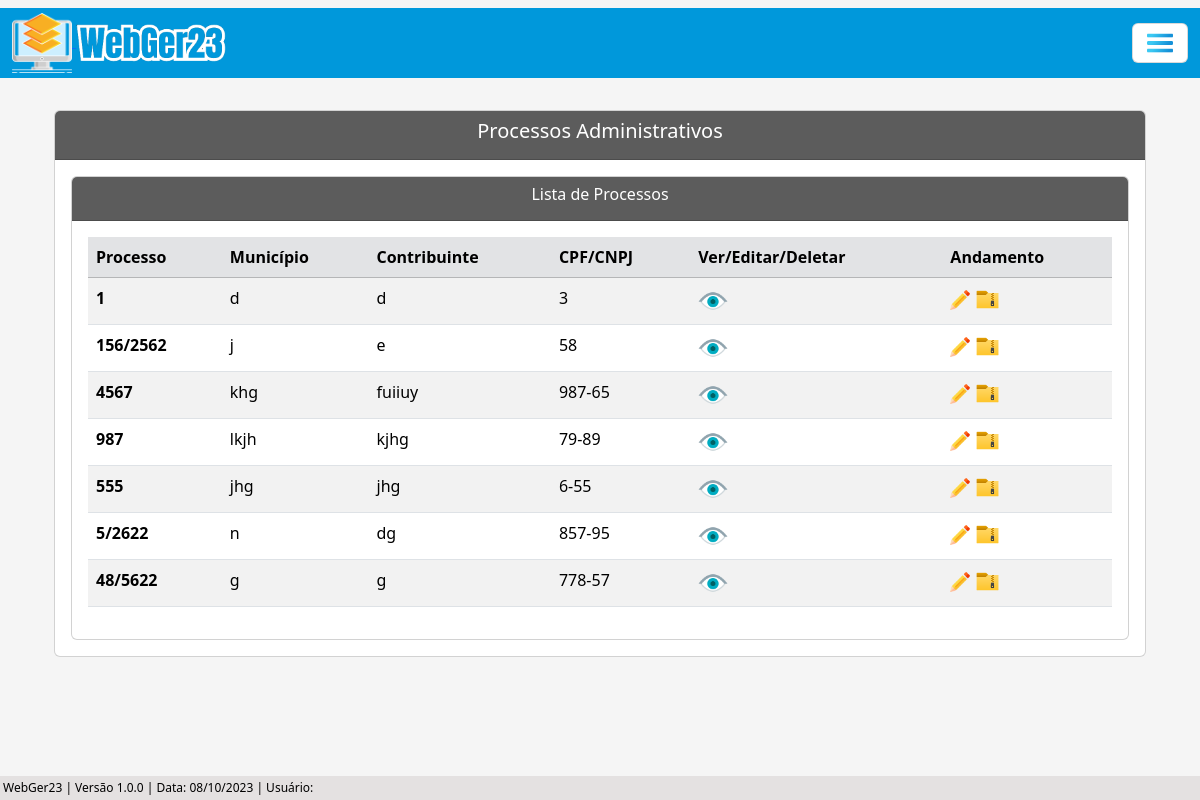
Page /listar/processo-adm/ on the earlier database version.
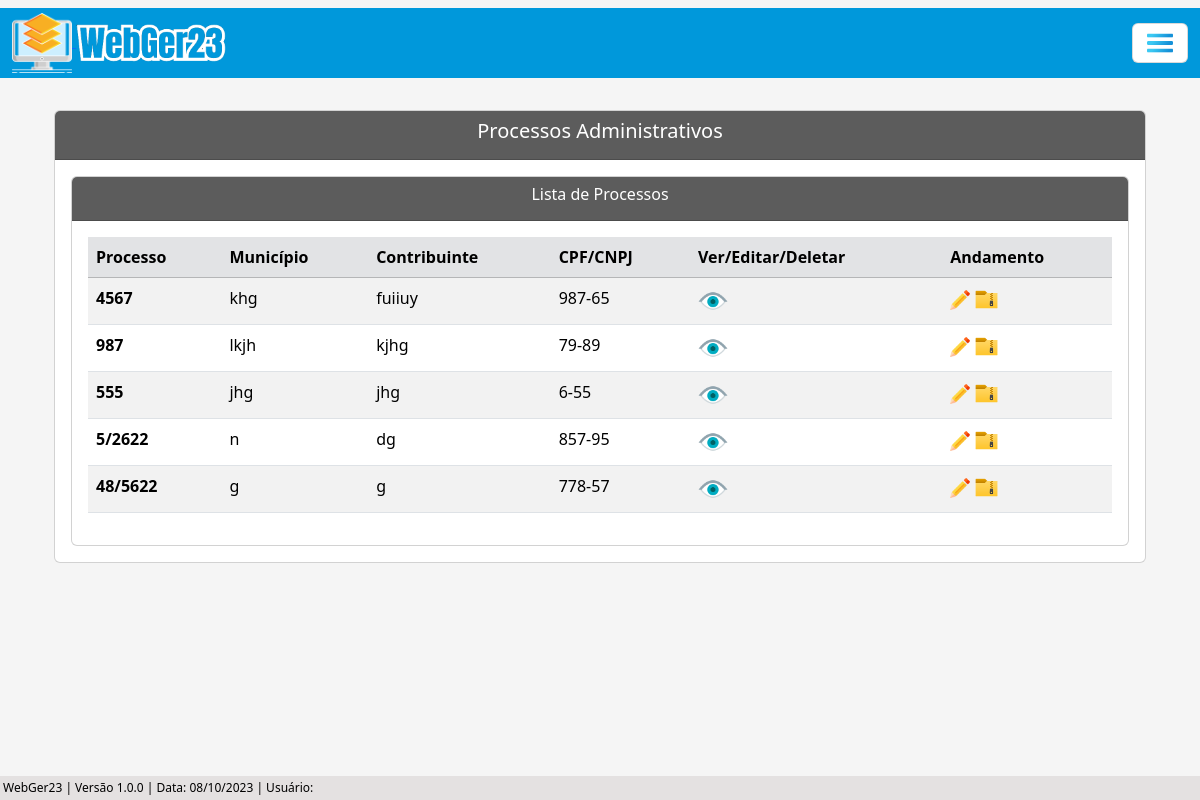
Same page on the later database version.
### processo/models.py (models this page shows, shortened)
class Base(models.Model): # Classe base, será herdada pelas outras classes
    data_criacao = models.DateTimeField('data_criação', auto_now_add=True)
    usuario_criador = models.ForeignKey(get_user_model(), verbose_name='Usuário Criador', on_delete=models.SET_NULL, null=True)
    data_alteracao = models.DateTimeField('Alterado', auto_now=True)
    ativo = models.BooleanField('Ativo?', default=True)
    class Meta:
        abstract = True

class ProcessoAdm(Base):
    tipo_pessoas = (
        ('Física', 'Física'), ('Jurídica', 'Jurídica'),
    )
    numero = models.CharField(unique=True, verbose_name='N°', max_length=10) # Número do processo
    municipio = models.CharField(max_length=50, verbose_name='Município') # Município
    uf = models.CharField(max_length=2) # UF
    data_inicial = models.DateField(blank=True, null=True) # Data Inicial do Período do processo
    data_final = models.DateField(blank=True, null=True) # Data final do Período do processo
    data_div_ativa = models.DateField(blank=True, null=True) # Data dívida ativa
    valor_atributo = models.CharField(max_length=14, blank=True, null=True)  # Valor do atributo
    valor_multa = models.CharField(max_length=14, blank=True, null=True) # Valor da multa
    valor_credito = models.CharField(max_length=14, blank=True, null=True) # Valor do crédito
    valor_atualizado = models.CharField(max_length=14, blank=True, null=True) # Valor do atualizado
    data_valor_atualizado = models.DateField(blank=True, null=True) # Data valor atualizado
    nome_contribuinte = models.CharField(max_length=50)  # Nome / Razão Social
    tipo_pessoa = models.CharField(max_length=50, choices=tipo_pessoas) # Física / Jurídica # Utiliza choices(escolhas) para selecionar o tipo de pessoas
    documento = models.CharField(max_length=20, verbose_name='CPF/CNPJ', unique=True) # CPF / CNPJ
    nome_fantasia = models.CharField(max_length=50, blank=True, null=True) # Nome Fantasia
    email = models.EmailField(max_length=50, blank=True, null=True) # E-mail
    endereco = models.CharField(max_length=150) # Rua
    complemento = models.CharField(max_length=50, blank=True, null=True) # Complemento
    municipio_contribuinte = models.CharField(max_length=50, blank=True, null=True) # Município Contribuinte
    uf_contribuinte = models.CharField(max_length=2, verbose_name='UF', blank=True, null=True) # UF Contribuinte
    cep = models.CharField(max_length=10, blank=True, null=True) # CEP
    telefone = models.CharField(max_length=20, blank=True, null=True) # Telefone
    celular = models.CharField(max_length=20, blank=True, null=True) # Celular

### processo/views.py (the view)
# urls.py: path('listar/processo-adm/', ProcessoAdmList.as_view(), name='proc-adm-list'),
class ProcessoAdmList(ListView):
    model = ProcessoAdm
    template_name = 'processos/lists/processo_adm_list.html'

### processo/templates/processos/lists/processo_adm_list.html (shortened to what this page needs)
{% extends 'index.html' %}
{% load static %}
{% block conteudo %}
    <div class="container p-4">
        <div class="card">
            <div class="card-header text-white" style="background-color: #5c5c5c;">
                <h5 style="text-align: center;">Processos Administrativos</h5>
            </div>
            <div class="card-body">
                <div class="card">
                    <div class="card-header text-white" style="background-color: #5c5c5c;; text-align: center;">
                    <h6>Lista de Processos</h6>
                    </div>
                    <div class="card-body">
                        <div class="table-responsive">
                            <table class="table table-striped" id="tabela-listar">
                                <thead>
                                    <tr class="table-secondary">
                                        <th>Processo</th>
                                        <th>Município</th>
                                        <th>Contribuinte</th>
                                        <th>CPF/CNPJ</th>
                                        <th>Ver/Editar/Deletar</th>
                                        <th>Andamento</th>
                                    </tr>
                                </thead>
                                <tbody>
                                    {% for processo in object_list %}
                                    <tr>
                                        <td><b>{{ processo.numero }}</b></td>
                                        <td>{{ processo.municipio }}</td>
                                        <td>{{ processo.nome_contribuinte }}</td>
                                        <td>{{ processo.documento }}</td>
                                            <td>
                                                <a href="{% url 'proc-adm-view' processo.pk %}"><img src="{% static 'img/olho3.png' %}" width="30"></i></a>
                                            </td>
                                        <td>
                                            <a href="{% url 'andamento-adm-list-update' processo.pk %}"><img src="{% static 'img/botao-editar.png' %}" width="20"></a>
                                            <a href="{% url 'andamento-adm-list' processo.pk %}"><img src="{% static 'img/arquivo.png' %}" width="25"></a>
                                        </td>
                                    </tr>
                                    {% endfor %}
                                </tbody>
                            </table>
                        </div>
                    </div>
                </div>
            </div>
        </div>
    </div>
    <br>
    {% endblock %}

Differences in the rows shown:
removed ProcessoAdm: numero "1", municipio "d", nome_contribuinte "d", documento "3"
removed ProcessoAdm: numero "156/2562", municipio "j", nome_contribuinte "e", documento "58"
